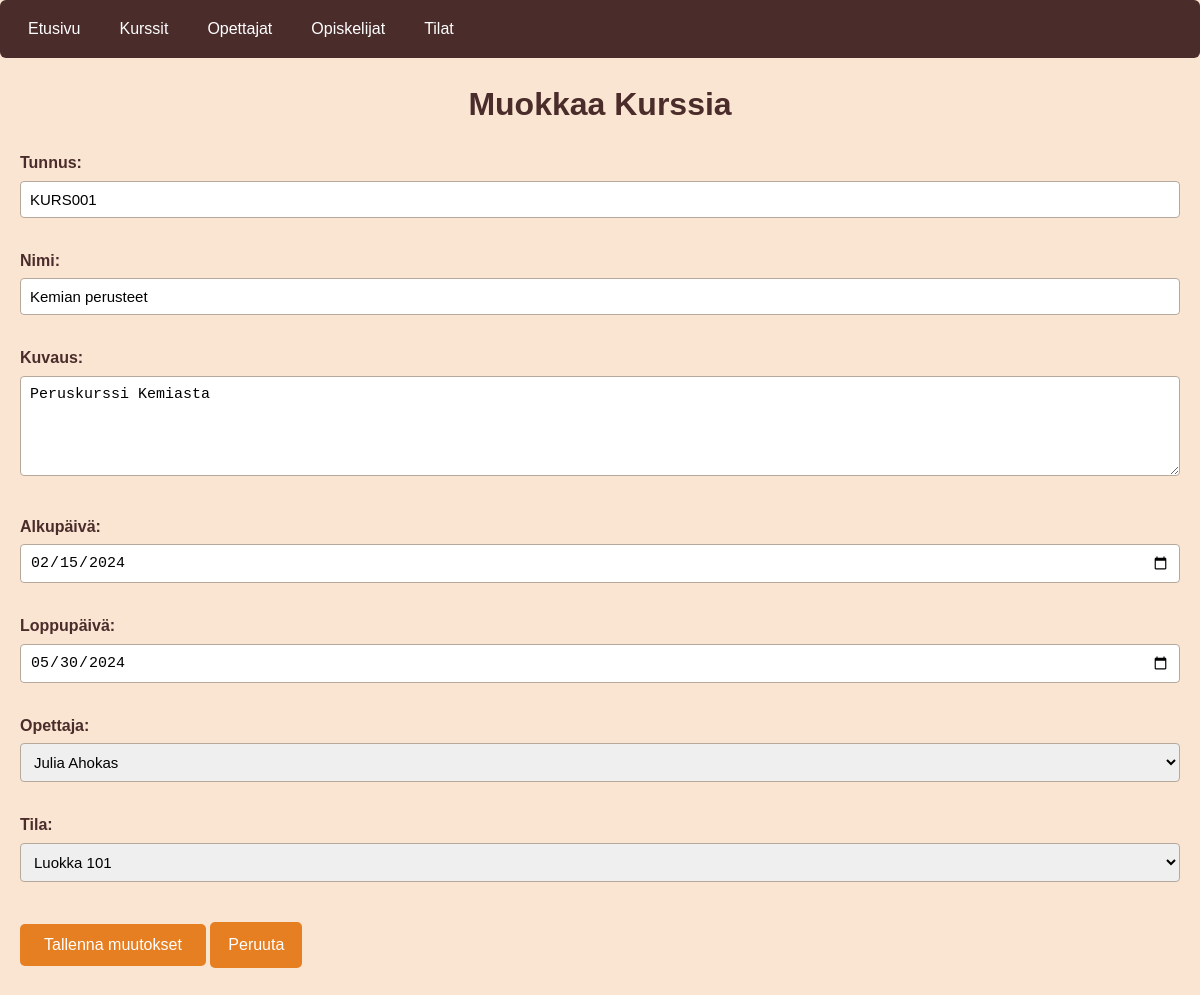
/muokkaa_kurssi.php?id=1, run on the app's committed database.
### tables this page shows
CREATE TABLE `kurssit` (
  `id` int(11) NOT NULL,
  `tunnus` varchar(10) NOT NULL,
  `nimi` varchar(100) NOT NULL,
  `kuvaus` text DEFAULT NULL,
  `alkupaiva` date NOT NULL,
  `loppupaiva` date NOT NULL,
  `opettaja_id` int(11) NOT NULL,
  `tila_id` int(11) NOT NULL
);

CREATE TABLE `tilat` (
  `id` int(11) NOT NULL,
  `tunnus` varchar(10) NOT NULL,
  `nimi` varchar(100) NOT NULL,
  `kapasiteetti` int(11) NOT NULL
);

### muokkaa_kurssi.php (the view, shortened to what this page needs)
<?php
include 'db.php';
$id = isset($_GET['id']) ? $_GET['id'] : null;
$sql = "
    SELECT k.*,
           CONCAT(o.etunimi, ' ', o.sukunimi) AS opettaja_nimi,
           t.nimi AS tila_nimi
    FROM kurssit k
    LEFT JOIN opettajat o ON k.opettaja_id = o.id
    LEFT JOIN tilat t ON k.tila_id = t.id
    WHERE k.id = :course_id";
$stmt = $conn->prepare($sql);
$stmt->bindParam(':course_id', $id, PDO::PARAM_INT);
$stmt->execute();
$course = $stmt->fetch(PDO::FETCH_ASSOC);
$teachers = $conn->query("SELECT id, CONCAT(etunimi, ' ', sukunimi) as nimi FROM opettajat ORDER BY sukunimi")->fetchAll(PDO::FETCH_ASSOC);
$rooms = $conn->query("SELECT id, nimi FROM tilat ORDER BY nimi")->fetchAll(PDO::FETCH_ASSOC);
?>
<!DOCTYPE html>
<html lang="fi">
<head>
    <link rel="stylesheet" href="styles.css">
</head>
<body>
    <?php include 'nav.php'; ?>
    <div class="container">
        <h1>Muokkaa Kurssia</h1>
        <form method="post" class="form-container">
            <div class="form-group">
                <label for="tunnus">Tunnus:</label>
                <input type="text" id="tunnus" name="tunnus"
                       value="<?php echo htmlspecialchars($course['tunnus']); ?>" required>
            </div>
            <div class="form-group">
                <label for="nimi">Nimi:</label>
                <input type="text" id="nimi" name="nimi"
                       value="<?php echo htmlspecialchars($course['nimi']); ?>" required>
            </div>
            <div class="form-group">
                <label for="kuvaus">Kuvaus:</label>
                <textarea id="kuvaus" name="kuvaus" required><?php echo htmlspecialchars($course['kuvaus']); ?></textarea>
            </div>
            <div class="form-group">
                <label for="alkupaiva">Alkupäivä:</label>
                <input type="date" id="alkupaiva" name="alkupaiva"
                       value="<?php echo htmlspecialchars($course['alkupaiva']); ?>" required>
            </div>
            <div class="form-group">
                <label for="loppupaiva">Loppupäivä:</label>
                <input type="date" id="loppupaiva" name="loppupaiva"
                       value="<?php echo htmlspecialchars($course['loppupaiva']); ?>" required>
            </div>
            <div class="form-group">
                <label for="opettaja_id">Opettaja:</label>
                <select id="opettaja_id" name="opettaja_id" required>
                    <?php foreach ($teachers as $teacher): ?>
                        <option value="<?php echo $teacher['id']; ?>"
                                <?php echo ($teacher['id'] == $course['opettaja_id']) ? 'selected' : ''; ?>>
                            <?php echo htmlspecialchars($teacher['nimi']); ?>
                        </option>
                    <?php endforeach; ?>
                </select>
            </div>
            <div class="form-group">
                <label for="tila_id">Tila:</label>
                <select id="tila_id" name="tila_id" required>
                    <?php foreach ($rooms as $room): ?>
                        <option value="<?php echo $room['id']; ?>"
                                <?php echo ($room['id'] == $course['tila_id']) ? 'selected' : ''; ?>>
                            <?php echo htmlspecialchars($room['nimi']); ?>
                        </option>
                    <?php endforeach; ?>
                </select>
            </div>
            <div class="button-group">
                <button type="submit">Tallenna muutokset</button>
                <a href="kurssit.php" class="button">Peruuta</a>
            </div>
        </form>
    </div>
</body>
</html>

### styles.css (style rules this page uses)
body { font-family: Arial, sans-serif; margin: 0; padding: 20px; background-color: #FAE5D3; line-height: 1.6; }
.button { display: inline-block; padding: 10px 18px; background-color: #E67E22; color: white; text-decoration: none; border-radius: 5px; margin: 10px 0; transition: background-color 0.3s, transform 0.2s; }
.form-group { margin-bottom: 15px; }
.form-group label { display: block; margin-bottom: 5px; font-weight: bold; color: #4A2C2A; }
.form-group input[type="text"], .form-group input[type="number"], .form-group input[type="date"], .form-group select, .form-group textarea { width: 100%; padding: 9px; margin-bottom: 15px; border: 1px solid #b6a89a; border-radius: 4px; box-sizing: border-box; font-size: 15px; transition: border-color 0.3s, background-color 0.3s; }
.form-group textarea { min-height: 100px; resize: vertical; }
button[type="submit"] { background-color: #E67E22; color: white; padding: 12px 24px; border: none; border-radius: 5px; cursor: pointer; font-size: 16px; transition: background-color 0.3s; }
h1 { color: #4A2C2A; margin-bottom: 20px; text-align: center; }

### data on the page
kurssit: tunnus "KURS001", nimi "Kemian perusteet", kuvaus "Peruskurssi Kemiasta", alkupaiva "02/15/2024", loppupaiva "05/30/2024", opettaja_id "Julia Ahokas", tila_id "Luokka 101"
